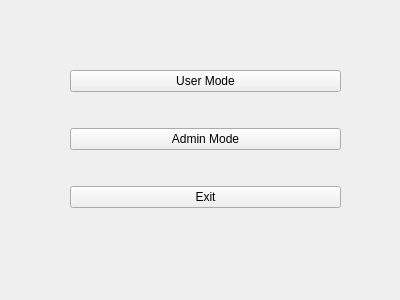
<?xml version="1.0" encoding="UTF-8"?>
<ui version="4.0">
 <class>mainMenuForm</class>
 <widget class="QWidget" name="mainMenuForm">
  <property name="geometry">
   <rect>
    <x>0</x>
    <y>0</y>
    <width>400</width>
    <height>300</height>
   </rect>
  </property>
  <property name="windowTitle">
   <string>mainMenuForm</string>
  </property>
  <widget class="QWidget" name="">
   <property name="geometry">
    <rect>
     <x>70</x>
     <y>40</y>
     <width>271</width>
     <height>201</height>
    </rect>
   </property>
   <layout class="QVBoxLayout" name="verticalLayout">
    <item>
     <widget class="QPushButton" name="userModeButton">
      <property name="text">
       <string>User Mode</string>
      </property>
     </widget>
    </item>
    <item>
     <widget class="QPushButton" name="adminModeButton">
      <property name="text">
       <string>Admin Mode</string>
      </property>
     </widget>
    </item>
    <item>
     <widget class="QPushButton" name="exitButton">
      <property name="text">
       <string>Exit</string>
      </property>
     </widget>
    </item>
   </layout>
  </widget>
 </widget>
 <resources/>
 <connections/>
</ui>
